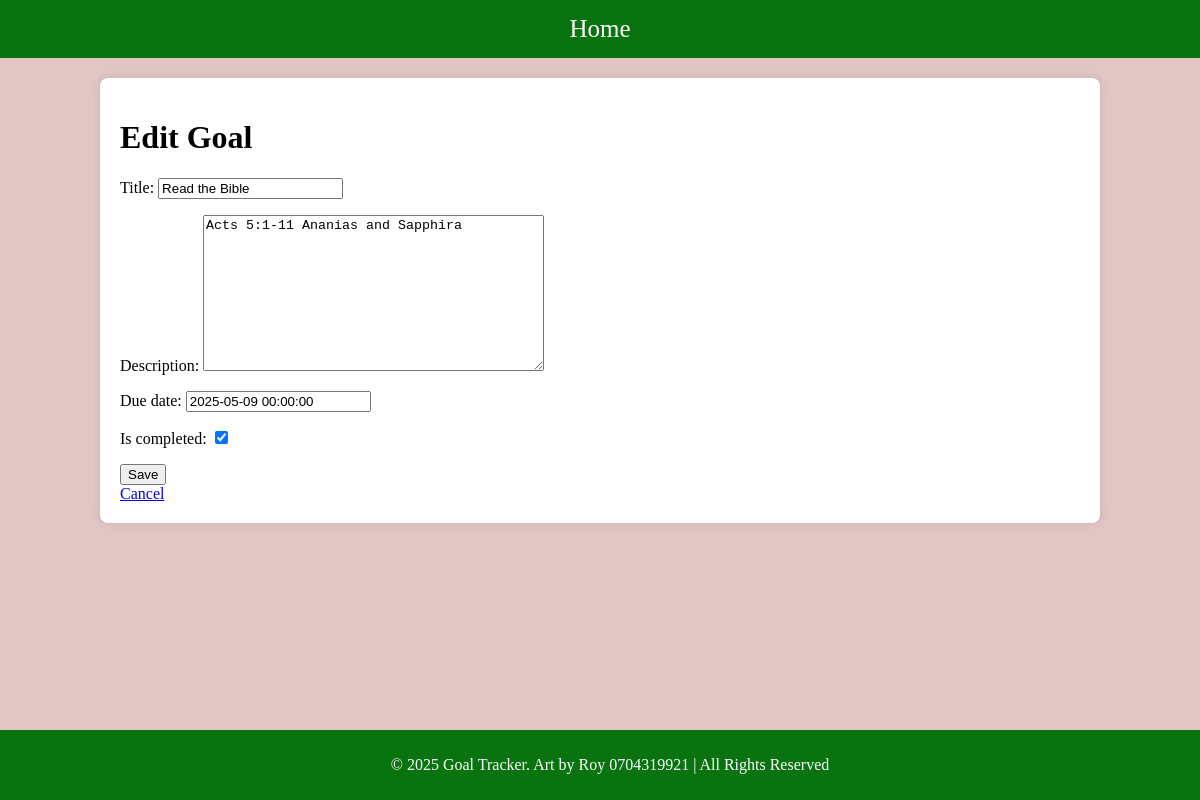
Screenshot of /goal/6/edit/ with the database file from the repository.
### base/models.py (models this page shows, shortened)
class Goal(models.Model):
    title = models.CharField(max_length = 100)
    description = models.TextField(blank = True)
    created_at = models.DateTimeField(auto_now_add=True)
    due_date = models.DateTimeField(blank=True,null=True)
    is_completed = models.BooleanField(default=False)
    class Meta:
        ordering = ["-is_completed"]

### base/views.py (the view)
# urls.py: path('goal/<int:pk>/edit/', views.GoalUpdateView.as_view(), name='goal_edit'),
class GoalUpdateView(UpdateView):
    model = Goal
    fields = "__all__"
    template_name = 'base/goal_form.html'
    success_url = reverse_lazy('goal_list')

### base/templates/base/goal_form.html (shortened to what this page needs)
{% extends 'base/main.html' %}
{% block content %}
  <h1>{% if object %}Edit Goal{% else %}New Goal{% endif %}</h1>
  <form method="post">
    {{ form.as_p }}
    <button type="submit">Save</button>
  </form>
  <a href="{% url 'goal_list' %}">Cancel</a>
{% endblock %}

### base/templates/base/main.html (style rules this page uses)
body { font-family: Times, monospace; margin: 0; padding: 0; background-color: #e2c5c5; }

### rows the page displays
Goal: title "Read the Bible", description "Acts 5:1-11 Ananias and Sapphira", due_date "2025-05-09 00:00:00", is_completed "☑"
